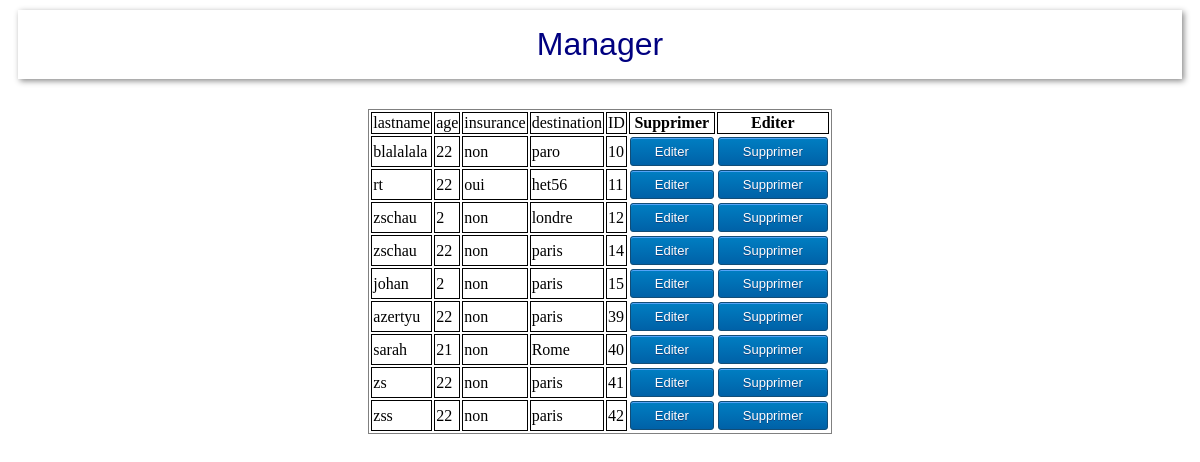
/manager.php, run on the app's committed database.
### tables this page shows
CREATE TABLE `reservation_2` (
  `lastname` varchar(20) NOT NULL,
  `age` int(11) NOT NULL,
  `insurance` char(10) NOT NULL,
  `destination` varchar(20) NOT NULL,
  `ID` int(10) UNSIGNED NOT NULL
);

### manager.php (the view, shortened to what this page needs)
<html>
<head>
<link rel="stylesheet" href="style.css" type="text/css">
</head>
<body>
<h1>Manager</h1>
<?php
$mysqli = new mysqli("localhost", "root", "", "reservation_1")
or die("Could not select database");
if ($mysqli->connect_errno)
	{
		echo "Echec lors de la connexion à MySQL : (" . $mysqli->connect_errno . ")
		" . $mysqli->connect_error;
	}
else
	{
		$query = "SELECT * FROM reservation_2";
		$result = $mysqli->query($query) or die("Query failed ");
		if ($result->num_rows == 0)
			{
				echo "Aucune ligne trouvée, rien à afficher.";
				exit;
			}
		else
			{
				echo "<table>\n<tr>";
				while ($finfo = $result->fetch_field())
					{
						echo '<td style="border:1px solid black;">'. $finfo->name .'</td>';
					}
					echo '<th style="border:1px solid black;">Supprimer</th>';
					echo '<th style="border:1px solid black;">Editer</th>';
				echo "</tr>\n";
				while ($line = $result->fetch_assoc())
					{
						$IDS = $line["ID"];
						echo "\t<tr>\n";
						foreach ($line as $col_value)
							{
								echo '<td style="border:1px solid black;">'.$col_value.'</td>';
							}
					echo '<form method="post" action="manager.php" >
					<th><input type="submit" class="button" name="Editer" value="Editer"></th>
					<th><input type="submit" class="button" name="Submit" value="Supprimer"></th>
					<input type="hidden" name="user_id" value= '.$IDS.'>
					</form>';
					}
				echo "</table>\n";
			}
}
?>
</body>
</html>

### style.css (style rules this page uses)
body { font-family: Helvatica; background-image:url(image/Feluccas.jpg); }
form { width : 400px; }
table { margin-left: auto; margin-right: auto; width: 25em; border : 1px grey solid ; margin-top: 30px; margin-bottom: 30px; }
h1 { font-size: 50px; color: navy; font-size: 32px; font-family:Arial, Helvetica, sans-serif; padding:16px; font-weight:lighter; -moz-box-shadow: 2px 2px 6px #888; -webkit-box-shadow: 2px 2px 6px #888; box-shadow:2px 2px 6px #888; text-align:center; display:block; margin:10px; }
form { background-color: rgb(241,241,241); width: 450px; margin: auto; padding: 15px; overflow-x: auto; box-shadow:2px 2px 6px #888; }
.button { -moz-box-shadow:inset 0px 1px 0px 0px #54a3f7; -webkit-box-shadow:inset 0px 1px 0px 0px #54a3f7; box-shadow:inset 0px 1px 0px 0px #54a3f7; background:-webkit-gradient(linear, left top, left bottom, color-stop(0.05, #007dc1), color-stop(1, #0061a7)); background:-moz-linear-gradient(top, #007dc1 5%, #0061a7 100%); background:-webkit-linear-gradient(top, #007dc1 5%, #0061a7 100%); background:-o-linear-gradient(top, #007dc1 5%, #0061a7 100%); background:-ms-linear-gradient(top, #007dc1 5%, #0061a7 100%); background:linear-gradient(to bottom, #007dc1 5%, #0061a7 100%); filter:progid:DXImageTransform.Microsoft.gradient(startColorstr='#007dc1', endColorstr='#0061a7',GradientType=0); background-color:#007dc1; -moz-border-radius:3px; -webkit-border-radius:3px; border-radius:3px; border:1px solid #124d77; display:inline-block; cursor:pointer; color:#ffffff; font-family:Arial; font-size:13px; padding:6px 24px; text-decoration:none; text-shadow:0px 1px 0px #154682; }

### data on the page
reservation_2: lastname "blalalala", age "22", insurance "non", destination "paro", ID "10"
reservation_2: lastname "rt", age "22", insurance "oui", destination "het56", ID "11"
reservation_2: lastname "zschau", age "2", insurance "non", destination "londre", ID "12"
reservation_2: lastname "zschau", age "22", insurance "non", destination "paris", ID "14"
reservation_2: lastname "johan", age "2", insurance "non", destination "paris", ID "15"
reservation_2: lastname "azertyu", age "22", insurance "non", destination "paris", ID "39"
reservation_2: lastname "sarah", age "21", insurance "non", destination "Rome", ID "40"
reservation_2: lastname "zs", age "22", insurance "non", destination "paris", ID "41"
reservation_2: lastname "zss", age "22", insurance "non", destination "paris", ID "42"

### other printed values
$finfo->name "lastname"
$finfo->name "age"
$finfo->name "insurance"
$finfo->name "destination"
$finfo->name "ID"
